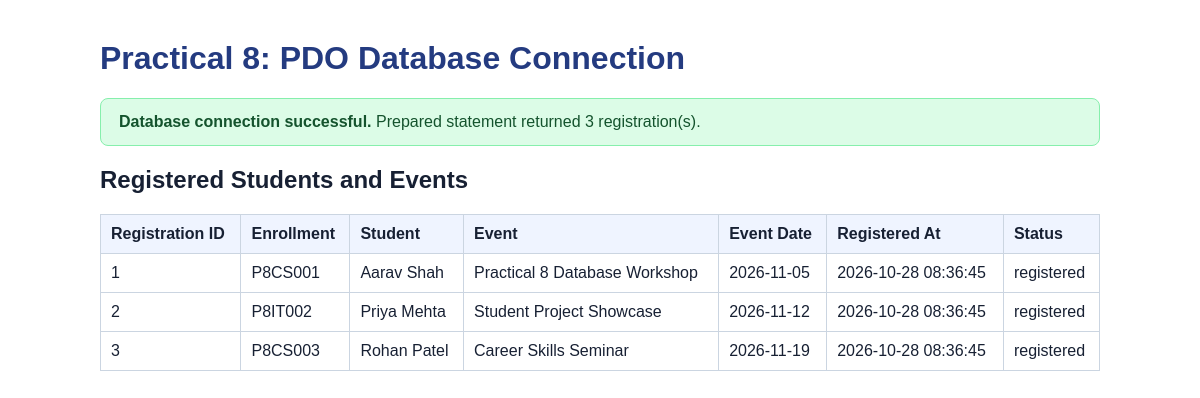
The page /test_connection.php on the database its author committed.
### tables this page shows
CREATE TABLE IF NOT EXISTS registrations (
    registration_id INT UNSIGNED AUTO_INCREMENT PRIMARY KEY,
    student_id INT UNSIGNED NOT NULL,
    event_id INT UNSIGNED NOT NULL,
    registered_at TIMESTAMP NOT NULL DEFAULT CURRENT_TIMESTAMP,
    status ENUM('registered', 'cancelled', 'attended') NOT NULL DEFAULT 'registered',
    CONSTRAINT uq_student_event UNIQUE (student_id, event_id),
    CONSTRAINT fk_registrations_student
        FOREIGN KEY (student_id) REFERENCES students (student_id)
        ON UPDATE CASCADE ON DELETE CASCADE,
    CONSTRAINT fk_registrations_event
        FOREIGN KEY (event_id) REFERENCES events (event_id)
        ON UPDATE CASCADE ON DELETE CASCADE
);

CREATE TABLE IF NOT EXISTS students (
    student_id INT UNSIGNED AUTO_INCREMENT PRIMARY KEY,
    enrollment_no VARCHAR(20) NOT NULL UNIQUE,
    full_name VARCHAR(100) NOT NULL,
    email VARCHAR(254) NOT NULL UNIQUE,
    mobile VARCHAR(20) NULL,
    course VARCHAR(100) NOT NULL,
    study_year TINYINT UNSIGNED NULL,
    gender ENUM('male', 'female', 'other') NULL,
    status ENUM('active', 'inactive') NOT NULL DEFAULT 'active',
    created_at TIMESTAMP NOT NULL DEFAULT CURRENT_TIMESTAMP
);

CREATE TABLE IF NOT EXISTS events (
    event_id INT UNSIGNED AUTO_INCREMENT PRIMARY KEY,
    title VARCHAR(150) NOT NULL,
    description TEXT NOT NULL,
    event_date DATE NOT NULL,
    venue VARCHAR(150) NOT NULL,
    capacity SMALLINT UNSIGNED NOT NULL,
    poster_path VARCHAR(255) NULL
);

### test_connection.php (called while the page is built)
<?php
require __DIR__ . '/php/test_connection.php';

### php/test_connection.php (the view, shortened to what this page needs)
<?php
$errorMessage = null;
$registrations = [];
try {
    require __DIR__ . '/pdo_db.php';
    $statement = $pdo->prepare(
        'SELECT
            r.registration_id,
            s.enrollment_no,
            s.full_name,
            e.title AS event_title,
            e.event_date,
            r.registered_at,
            r.status
        FROM registrations AS r
        INNER JOIN students AS s ON s.student_id = r.student_id
        INNER JOIN events AS e ON e.event_id = r.event_id
        WHERE r.status = :status
        ORDER BY r.registration_id'
    );
    $statement->execute(['status' => 'registered']);
    $registrations = $statement->fetchAll();
} catch (RuntimeException $exception) {
    $errorMessage = $exception->getMessage();
} catch (PDOException $exception) {
    error_log('[StudentHub] Registration query failed: ' . $exception->getMessage());
    $errorMessage = 'The database query failed. Import sql/schema.sql and confirm the database tables are available.';
}
function escape_output(string $value): string
{
    return htmlspecialchars($value, ENT_QUOTES | ENT_SUBSTITUTE, 'UTF-8');
}
?>
<!DOCTYPE html>
<html lang="en">
<head>
</head>
<body>
    <h1>Practical 8: PDO Database Connection</h1>
    <?php if ($errorMessage !== null): ?>
        <div class="message error" role="alert">
            <strong>Connection or query failed:</strong> <?= escape_output($errorMessage) ?>
        </div>
    <?php else: ?>
        <div class="message success" role="status">
            <strong>Database connection successful.</strong>
            Prepared statement returned <?= count($registrations) ?> registration(s).
        </div>
        <h2>Registered Students and Events</h2>
        <?php if ($registrations === []): ?>
            <p>No registered students found. Import the sample data from <code>sql/schema.sql</code>.</p>
        <?php else: ?>
            <table>
                <thead>
                    <tr>
                        <th>Registration ID</th>
                        <th>Enrollment</th>
                        <th>Student</th>
                        <th>Event</th>
                        <th>Event Date</th>
                        <th>Registered At</th>
                        <th>Status</th>
                    </tr>
                </thead>
                <tbody>
                    <?php foreach ($registrations as $registration): ?>
                        <tr>
                            <td><?= escape_output((string) $registration['registration_id']) ?></td>
                            <td><?= escape_output($registration['enrollment_no']) ?></td>
                            <td><?= escape_output($registration['full_name']) ?></td>
                            <td><?= escape_output($registration['event_title']) ?></td>
                            <td><?= escape_output($registration['event_date']) ?></td>
                            <td><?= escape_output($registration['registered_at']) ?></td>
                            <td><?= escape_output($registration['status']) ?></td>
                        </tr>
                    <?php endforeach; ?>
                </tbody>
            </table>
        <?php endif; ?>
    <?php endif; ?>
</body>
</html>

### php/test_connection.php (style rules this page uses)
body { font-family: Arial, sans-serif; margin: 40px auto; max-width: 1000px; padding: 0 20px; color: #172033; }
h1 { color: #243b80; }
.message { padding: 14px 18px; border-radius: 8px; margin: 20px 0; }
.success { color: #14532d; background: #dcfce7; border: 1px solid #86efac; }
table { width: 100%; border-collapse: collapse; margin-top: 18px; }
th, td { border: 1px solid #cbd5e1; padding: 10px; text-align: left; }
th { background: #eff4ff; }

### rows shown on the page
registrations: registration_id "1", student.enrollment_no "P8CS001", student.full_name "Aarav Shah", event.title "Practical 8 Database Workshop", event.event_date "2026-11-05", registered_at "2026-10-28 08:36:45", status "registered"
registrations: registration_id "2", student.enrollment_no "P8IT002", student.full_name "Priya Mehta", event.title "Student Project Showcase", event.event_date "2026-11-12", registered_at "2026-10-28 08:36:45", status "registered"
registrations: registration_id "3", student.enrollment_no "P8CS003", student.full_name "Rohan Patel", event.title "Career Skills Seminar", event.event_date "2026-11-19", registered_at "2026-10-28 08:36:45", status "registered"

### other values the page prints
count($registrations) "3"
